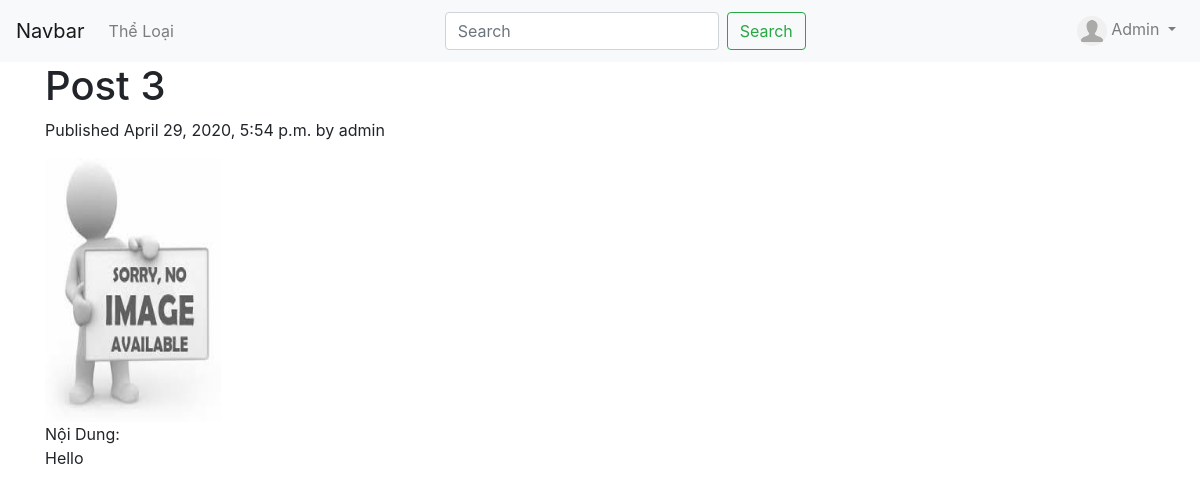
Page /comic/3/ (signed in) on the committed database.
### users/models.py (models this page shows, shortened)
class Profile(models.Model):
    user = models.OneToOneField(User, on_delete=models.CASCADE)
    image = models.ImageField(upload_to="profile_img", default="images/None/default.jpg", blank=True)

### blog/models.py (models this page shows, shortened)
class Post(models.Model):
    title = models.CharField(max_length=250)
    user = models.ForeignKey(User,
                               on_delete=models.CASCADE,
                               related_name='blog_posts')
    body = models.TextField()
    publish = models.DateTimeField(default=timezone.now)
    created = models.DateTimeField(auto_now_add=True)
    updated = models.DateTimeField(auto_now=True)
    status = models.CharField(max_length=10,
                              choices=STATUS_CHOICES,
                              default='draft')
    objects = models.Manager() # The default manager.
    published = PublishedManager() # Our custom manager.
    image_cover = models.ImageField(upload_to="cover_img", default="images/None/no-img.jpg", blank=True)
    class Meta:
        ordering = ('-id',)

### blog/views.py (the view)
def post_detail(request, post_id):
    post = get_object_or_404(Post, id=post_id,
                                   status='published')
    return render(request,
                  'blog/detail.html',
                  {'post': post})

### blog/templates/blog/detail.html (shortened to what this page needs)
{% extends "base.html" %}
{% block content %}
  <h1>{{ post.title }}</h1>
  <p class="date">
    Published {{ post.publish }} by {{ post.user }}
  </p>
  <img width="176" height="264" src="{{ post.image_cover.url }}" /><br>
  Nội Dung:<br>
  {{ post.body|linebreaks }}
{% endblock %}

### blog/templates/navbar.html (shortened to what this page needs)
<nav class="navbar navbar-expand-lg navbar-light bg-light">
    <a class="navbar-brand" href="/">Navbar</a>
    <div class="collapse navbar-collapse" id="navbarSupportedContent">
      <ul class="navbar-nav mr-auto">
        <form action="blog:genre_list">
          <li class="nav-item">
            <a class="nav-link" href="{% url 'blog:genre_list' %}">Thể Loại</a>
          </li>
        </form>
      </ul>
      <form class="form-inline my-2 my-lg-0">
        <input class="form-control mr-sm-2" type="search" placeholder="Search" aria-label="Search">
        <button class="btn btn-outline-success my-2 my-sm-0" type="submit">Search</button>
      </form>
      <div class="navbar-nav ml-auto">
        {% if request.user.is_authenticated %}
        <li class="nav-item dropdown">
          <a class="nav-link dropdown-toggle" href="" id="navbarDropdown" role="button" data-toggle="dropdown" aria-haspopup="true" aria-expanded="false">
            {% if request.user.profile.image %}
              <img class="rounded-circle account-img" src="{{ request.user.profile.image.url }}" width="30px" height="30px">
            {% else %}
              <img src="../../media/images/None/default.jpg">
            {% endif %}
            <span>{{ request.user|capfirst }}</span>
          </a>
            {% else %}
              <a class="navbar-item nav-link" href="{% url 'login' %}">Login</a>
              <a class="navbar-item nav-link" href="{% url 'register' %}">Register</a>
            {% endif %}
        </li>
      </div>
    </div>
  </nav>

### blog/templates/base.html (style rules this page uses)
html, body { margin: 0; padding: 0; }
* { box-sizing: border-box; }

### rows in the picture
Post: title "Post 3", publish "April 29, 2020, 5:54 p.m.", user "admin", image_cover (placeholder picture), body "Hello"

### other values in the picture
{{ request.user|capfirst }} "Admin"
